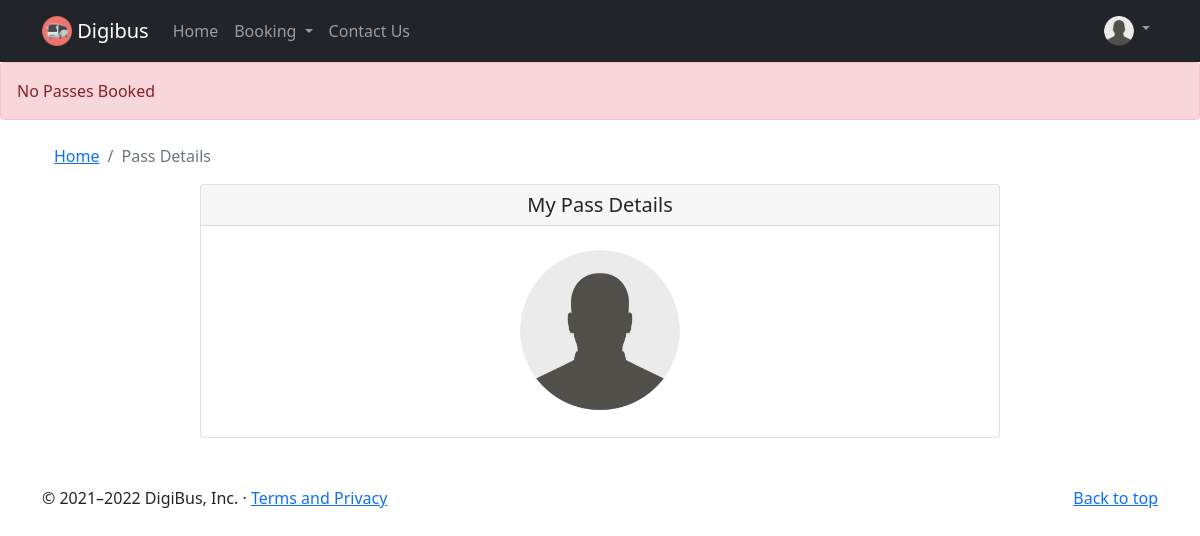
Page /viewpass (signed in) on the earlier database version.
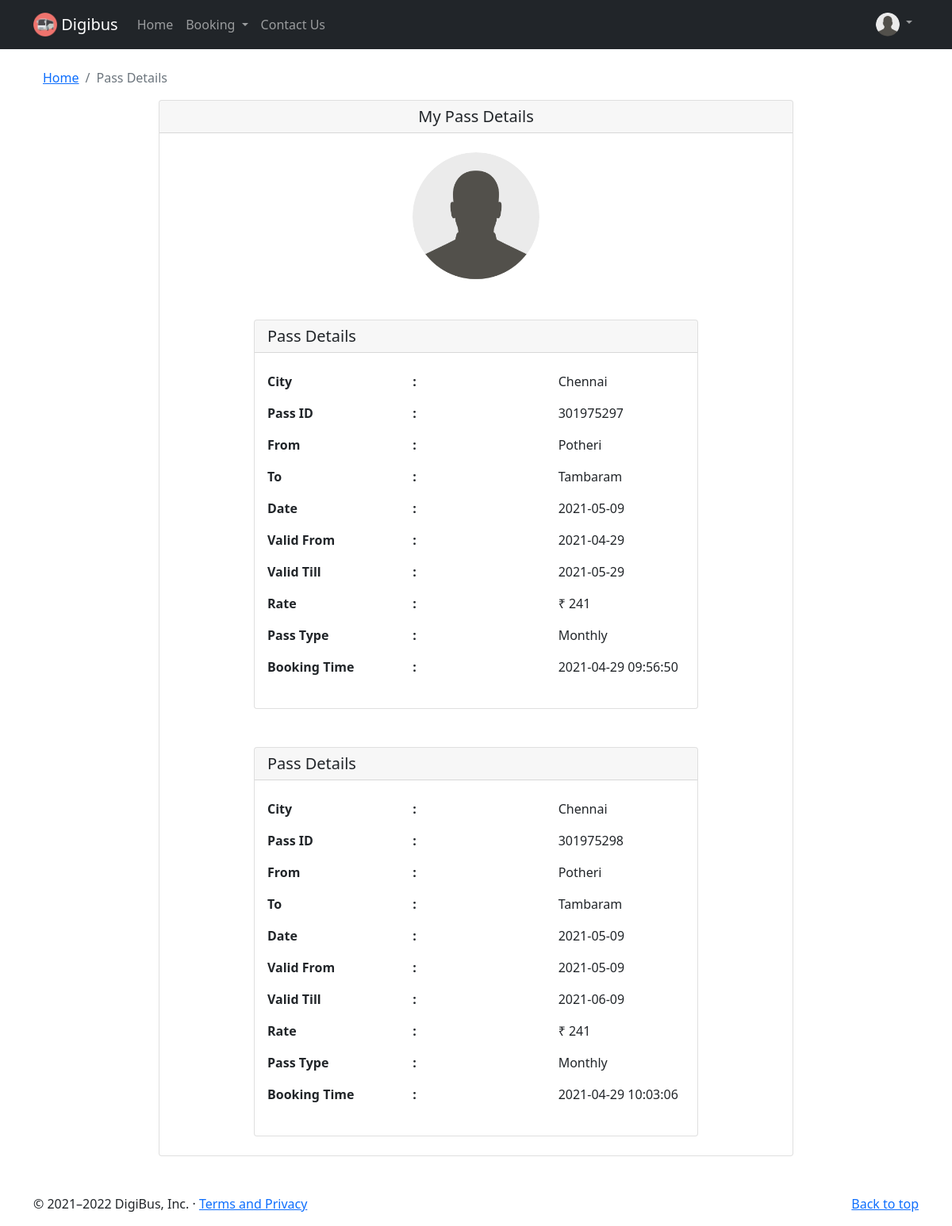
Same page on the later database version.
### flaskblog/models.py (models this page shows, shortened)
class Pass(db.Model):
    id = db.Column(db.Integer, primary_key=True)
    city = db.Column(db.String(100), nullable=False)
    source = db.Column(db.String(100), nullable=False)
    dest = db.Column(db.String(100), nullable=False)
    date = db.Column(db.DateTime, nullable=False, default=datetime.now)
    price = db.Column(db.Integer, nullable=False, default=200)
    pass_type = db.Column(db.String(100), nullable=False)
    booking_date = db.Column(db.DateTime, nullable=False,default=datetime.now)
    expiry = db.Column(db.DateTime, nullable=False, default=datetime.now)
    user_id = db.Column(db.Integer, db.ForeignKey('user.id'), nullable=False)

### flaskblog/routes.py (the view, shortened to what this page needs)
@app.route('/viewpass')
@login_required
def viewpass():
    global ans
    user = User.query.get(current_user.id)
    user_pass = Pass.query.filter_by(user_id=user.id).all()
    if user_pass:
        for upass in user_pass:
            if upass.expiry.date() <= datetime.now().date():
                    Pass.query.filter_by(id=upass.id).delete()
                    db.session.commit()
        image_file = url_for('static', filename='profile_pics/' + current_user.image_file)
        return render_template('viewpass.html', title='Pass Details', image_file=image_file,pass_det=user_pass,user_id=User.query.get(current_user.id).id, Pass = Pass,date_now=datetime.now())
    else:
        flash('No Passes Booked', 'danger')
        image_file = url_for('static', filename='profile_pics/' + current_user.image_file)
        return render_template('viewpass.html', title='Pass Details', image_file=image_file,pass_det=[])
    return render_template('viewpass.html', title='Pass Details', image_file=image_file,pass_det=[], Pass=Pass)

### flaskblog/models.py (called while the page is built)
@login_manager.user_loader
def load_user(user_id):
    return User.query.get(int(user_id))

### flaskblog/templates/viewpass.html (shortened to what this page needs)
{% extends "layout1.html" %}
{% block content %}
<div class="container">
  <div class="mt-4">
    <nav aria-label="breadcrumb">
        <ol class="breadcrumb">
            <li class="breadcrumb-item"><a href="{{ url_for('home') }}">Home</a></li>
            <li class="breadcrumb-item active" aria-current="page">Pass Details</li>
        </ol>
    </nav>
  </div>
    <div class="card mx-auto" style="width: 50rem;">
      <h5 class="card-header text-center">My Pass Details</h5>
      <img src="{{ image_file }}" class="rounded-circle account-img mx-auto my-4" style="width: 10rem;">
      {% if pass_det %}
        {% for pass in pass_det %}
          <div class="card mx-auto my-4" style="width: 35rem;">
            <h5 class="card-header text-left">Pass Details</h5>
            <div class="card-body my-2">
              <div class="row">
                <div class="col-sm">
                  <p class="fw-bold">City</p>
                  <p class="fw-bold">Pass ID</p>
                  <p class="fw-bold">From</p>
                  <p class="fw-bold">To</p>
                  <p class="fw-bold">Date</p>
                  <p class="fw-bold">Valid From</p>
                  <p class="fw-bold">Valid Till</p>
                  <p class="fw-bold">Rate</p>
                  <p class="fw-bold">Pass Type</p>
                  <p class="fw-bold">Booking Time</p>
                </div>
                <div class="col-sm">
                  <p class="fw-bold">:</p>
                  <p class="fw-bold">:</p>
                  <p class="fw-bold">:</p>
                  <p class="fw-bold">:</p>
                  <p class="fw-bold">:</p>
                  <p class="fw-bold">:</p>
                  <p class="fw-bold">:</p>
                  <p class="fw-bold">:</p>
                  <p class="fw-bold">:</p>
                  <p class="fw-bold">:</p>
                </div>
                <div class="col-sm">
                  <p class="fw-normal">{{ pass.city }}</p>
                  <p class="fw-normal">{{ pass.id + 301975291 + user_id }}</p>
                  <p class="fw-normal">{{ pass.source }}</p>
                  <p class="fw-normal">{{ pass.dest }}</p>
                  <p class="fw-normal">{{ date_now.date() }}</p>
                  <p class="fw-normal">{{ pass.date.date() }}</p>
                  <p class="fw-normal">{{ pass.expiry.date() }}</p>
                  <p class="fw-normal">₹ {{ pass.price }}</p>
                  <p class="fw-normal">{{ pass.pass_type }}</p>
                  <p class="fw-normal">{{ pass.booking_date.strftime("%Y-%m-%d %H:%M:%S") }}</p>
                </div>
              </div>
            </div>
          </div>
        {% endfor %}
      {% endif %}
    </div>
</div>
{% endblock content %}

### flaskblog/templates/layout1.html (shortened to what this page needs)
<!doctype html>
<html lang="en">
<head>
    <link href="https://cdn.jsdelivr.net/npm/bootstrap@5.0.0-beta2/dist/css/bootstrap.min.css" rel="stylesheet"
>
    <link rel="stylesheet" type="text/css" herf="{{ url_for('static', filename='main.css') }}">
</head>
<body>
    <nav class="navbar navbar-expand-lg navbar-dark bg-dark fixed-top">
        <div class="container">
            <a class="navbar-brand mr-4" href="{{ url_for('home') }}">
                <img src="{{ url_for('static', filename='logo2.png') }}" alt="" width="" height="30" class="d-inline-block align-top">
                Digibus
            </a>
            <div class="collapse navbar-collapse" id="navbarSupportedContent">
                <ul class="navbar-nav me-auto mb-2 mb-lg-0">
                    <li class="nav-item">
                        <a class="nav-link" aria-current="page" href="{{ url_for('home') }}">Home</a>
                    </li>
                    <li class="nav-item dropdown">
                        <a class="nav-link dropdown-toggle" href="#" id="navbarDropdown" role="button"
                            data-bs-toggle="dropdown" aria-expanded="false">
                            Booking
                        </a>
                    </li>
                    <li class="nav-item">
                        <a class="nav-link" href="{{ url_for('contact') }}">Contact Us</a>
                    </li>
                </ul>
                <div class="navbar-nav">
                    {% if current_user.is_authenticated %}
                    <li class="nav-item dropdown">
                            <a class="nav-link dropdown-toggle" href="#" id="navbarDropdown" role="button"
                                data-bs-toggle="dropdown" aria-expanded="false">
                                <img src="{{ image_file }}" height="30" class="rounded-circle d-inline-block align-top">
                            </a>
                        </li>
                    {% else %}
                        <div class="my-1">
                            <a href="{{ url_for('login') }}"><button class="btn btn-outline-success mx-2">Login</button></a>
                            <a href="{{ url_for('signup') }}"><button class="btn btn-outline-success">SignUp</button></a>
                        </div>
                    {% endif %}
                </div>
            </div>
        </div>
    </nav>
    <main role="main" class="">
        <div class="row">
            <div class="col-md">
                {% with messages = get_flashed_messages(with_categories=true) %}
                {% if messages %}
                {% for category, message in messages %}
                <div class="alert alert-{{ category }}">
                    {{ message }}
                </div>
                {% endfor %}
                {% endif %}
                {% endwith %}
                {% block content %}{% endblock %}
            </div>
        </div>
    </main>
    <footer class="container mt-5">
        <p class="float-end"><a href="#">Back to top</a></p>
        <p>© 2021–2022 DigiBus, Inc. · <a href="{{ url_for('terms_privacy') }}">Terms and Privacy</a></p>
    </footer>
</body>
</html>

### flaskblog/templates/layout1.html (style rules this page uses)
body { padding-top: 62px; }

Differences in the rows shown:
added Pass: city "Chennai", id "301975297", source "Potheri", dest "Tambaram", date "2021-04-29", expiry "2021-05-29", price "241", pass_type "Monthly", booking_date "2021-04-29 09:56:50"
added Pass: city "Chennai", id "301975298", source "Potheri", dest "Tambaram", date "2021-05-09", expiry "2021-06-09", price "241", pass_type "Monthly", booking_date "2021-04-29 10:03:06"
Other differences:
list line gone: "No Passes Booked"
